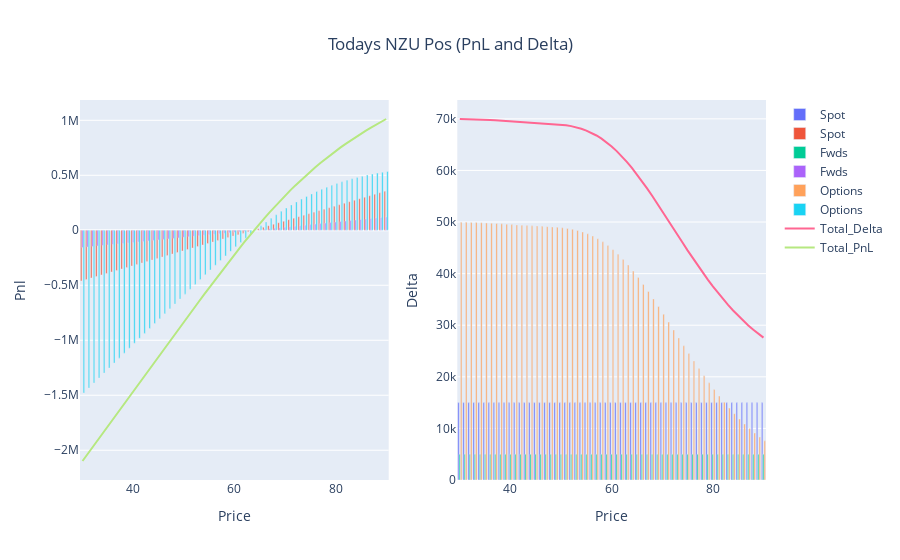

The notebook cell saved with this chart:
### Markdown cell above
# Today's Position

### Code cell
## USE THIS STYLE OF GRAPHING FOR TODAY DATE ENTRY ##
position_functions = Position_Reporting(positions, 'NZU', current_date)
pnl, delta, theta, vega, value = position_functions.combine_frame()

fig_d = go.Figure()

fig_d.add_trace(go.Bar(x=delta.Price, y=delta.Spot, name='Spot', base=0))
fig_d.add_trace(go.Bar(x=delta.Price, y=delta.Fwds, name='Fwds', base=0))
fig_d.add_trace(go.Bar(x=delta.Price, y=delta.Options, name='Options', base=0))
fig_d.add_trace(go.Scatter(x=delta.Price, y=delta.Total_Delta, mode='lines', name='Total_Delta'))

#fig_d.update_layout(title='NZU Delta Today', xaxis_title='Price', yaxis_title='Delta', barmode='stack')
#fig_d.show()

#~~~~~~~~~~~~~~~~~~~~~~~~~~~~~~~~~
fig_p = go.Figure()

fig_p.add_trace(go.Bar(x=pnl.Price, y=pnl.Spot, name='Spot', base=0))
fig_p.add_trace(go.Bar(x=pnl.Price, y=pnl.Fwds, name='Fwds', base=0))
fig_p.add_trace(go.Bar(x=pnl.Price, y=pnl.Options, name='Options', base=0))
fig_p.add_trace(go.Scatter(x=pnl.Price, y=pnl.Total_Pnl, mode='lines', name='Total_PnL'))

#fig_p.update_layout(title='NZU PnL Today', xaxis_title='Price', yaxis_title='pnl', barmode='stack')
#fig_p.show()


#~~~~~~~~~~~~~~~~~~~~~~~~~~~~~~~
fig = make_subplots(rows=1, cols=2)
for i in range(0,len(fig_d.data)):
    fig.add_trace(fig_d.data[i], row=1, col=2)
    fig.add_trace(fig_p.data[i], row=1, col=1)
    
#fig.update_layout(title={'text': 'Todays NZU Pos (PnL and Delta)','x': 0.5,'xanchor': 'center'}, barmode='stack')
fig.update_layout(title={'text': 'Todays NZU Pos (PnL and Delta)','x': 0.5,'xanchor': 'center'})

fig.update_xaxes(title_text="Price", row=1, col=1)
fig.update_yaxes(title_text="Pnl", row=1, col=1)
fig.update_xaxes(title_text="Price", row=1, col=2)
fig.update_yaxes(title_text="Delta", row=1, col=2)    
fig.show()
